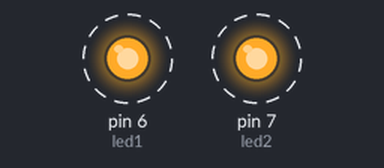
A sketch run on a simulated Arduino Uno, built with avr-gcc and run on an emulated ATmega328P. Shown: output pins drawn as LEDs (lit = HIGH). Dashed ring = blinking.

Above: at 0.5 s.
Timing chart, 0 to 4.6 s (numbered marks = the images above):
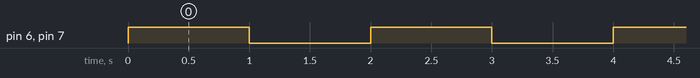

The sketch:

Q3.ino
```cpp
//Que:-3 To interface 2 LED with different colour and write a program to turn ON/OFF LED light at a same time.

int led1=6;
int led2=7;
void setup()
{
    pinMode(led1,OUTPUT);
    pinMode(led2,OUTPUT);
}
void loop()
{
    digitalWrite(led1,HIGH);
    digitalWrite(led2,HIGH);
    delay(1000);
    digitalWrite(led1,LOW);
    digitalWrite(led2,LOW);
    delay(1000);
}
```

Measured:
- by itself, pin 6 (led1), pin 7 (led2): alternates HIGH for 1.0 s and LOW for 1.0 s
